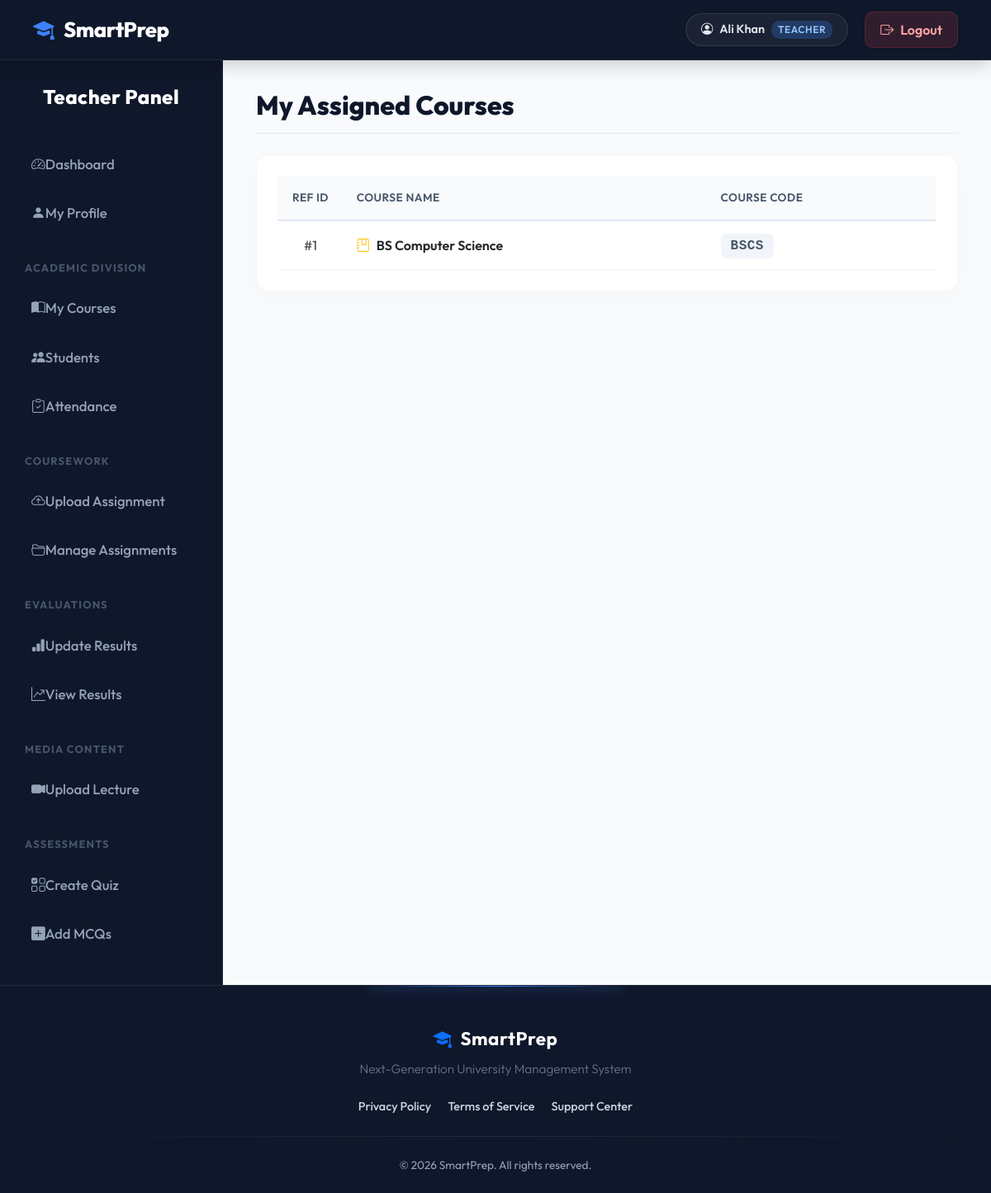
The page /teacher/manage_courses.php (signed in) on the database its author committed.
### tables this page shows
CREATE TABLE courses (
    id INT AUTO_INCREMENT PRIMARY KEY,
    name VARCHAR(100),
    code VARCHAR(50),
    department_id INT
);

### includes/db.php (called while the page is built, shortened)
<?php
require_once __DIR__ . '/../config.php';
function db() {
    static $pdoInstance = null;
    if ($pdoInstance === null) {
        global $pdo;
        $pdoInstance = $pdo;
    }
    return $pdoInstance;
}
function fetchAll($query, $params = []) {
    $stmt = db()->prepare($query);
    $stmt->execute($params);
    return $stmt->fetchAll();
}
?>

### teacher/manage_courses.php (the view, shortened to what this page needs)
<?php
require_once '../config.php';
require_once '../includes/db.php';
$teacher_id = $_SESSION['user_id'];
$courses = fetchAll("
    SELECT c.id, c.name, c.code
    FROM teacher_course tc
    JOIN courses c ON tc.course_id = c.id
    WHERE tc.teacher_id = ?
    ORDER BY c.name ASC
", [$teacher_id]);
require_once '../includes/header.php';
?>
<?php require_once '../includes/sidebar_teacher.php'; ?>
<div class="dash-header">
    <h2 class="dash-title">My Assigned Courses</h2>
</div>
<div class="table-card">
    <div class="table-responsive">
        <table class="table table-hover align-middle mb-0">
            <thead>
                <tr>
                    <th width="10%" class="text-center">Ref ID</th>
                    <th>Course Name</th>
                    <th>Course Code</th>
                </tr>
            </thead>
            <tbody>
                <?php if ($courses): ?>
                    <?php foreach ($courses as $course): ?>
                        <tr>
                            <td class="text-center text-muted fw-medium">#<?= $course['id'] ?></td>
                            <td class="fw-semibold text-dark">
                                <i class="bi bi-journal-bookmark text-amber-500 text-warning me-2"></i><?= htmlspecialchars($course['name']) ?>
                            </td>
                            <td><span class="badge-code"><?= htmlspecialchars($course['code']) ?></span></td>
                        </tr>
                    <?php endforeach; ?>
                <?php else: ?>
                    <tr>
                        <td colspan="3" class="text-center text-muted py-4">No courses currently assigned.</td>
                    </tr>
                <?php endif; ?>
            </tbody>
        </table>
    </div>
</div>
<?php
echo "</div></div>";
require_once '../includes/footer.php';
?>

### includes/header.php (style rules this page uses)
body { margin: 0; background: #f8fafc; font-family: 'Outfit', sans-serif; color: #1e293b; display: flex; flex-direction: column; min-height: 100vh; }
.table { border-collapse: separate; border-spacing: 0; width: 100%; }
.table thead th { background: #f8fafc; color: #475569; font-weight: 600; text-transform: uppercase; font-size: 0.85rem; letter-spacing: 0.5px; border-bottom: 2px solid #e2e8f0; padding: 16px; border-top: none; }
.table tbody td { padding: 16px; vertical-align: middle; color: #334155; border-bottom: 1px solid #f1f5f9; }

### teacher/manage_courses.php (style rules this page uses)
.dash-header { display: flex; justify-content: space-between; align-items: center; margin-bottom: 25px; padding-bottom: 15px; border-bottom: 1px solid #e2e8f0; }
.dash-title { font-weight: 800; color: #0f172a; font-size: 2rem; margin: 0; }
.table-card { border-radius: 16px; border: 1px solid rgba(0,0,0,0.03); box-shadow: 0 10px 30px rgba(0,0,0,0.02); padding: 25px; background: #ffffff; }
.badge-code { background: #f1f5f9; color: #475569; padding: 6px 12px; border-radius: 6px; font-family: monospace; font-weight: 600; letter-spacing: 0.5px; }

### rows shown on the page
courses: id "1", name "BS Computer Science", code "BSCS"

### other values the page prints
APP_NAME "SmartPrep"
$_SESSION['name'] "Ali Khan"
$_SESSION['role'] "TEACHER"
